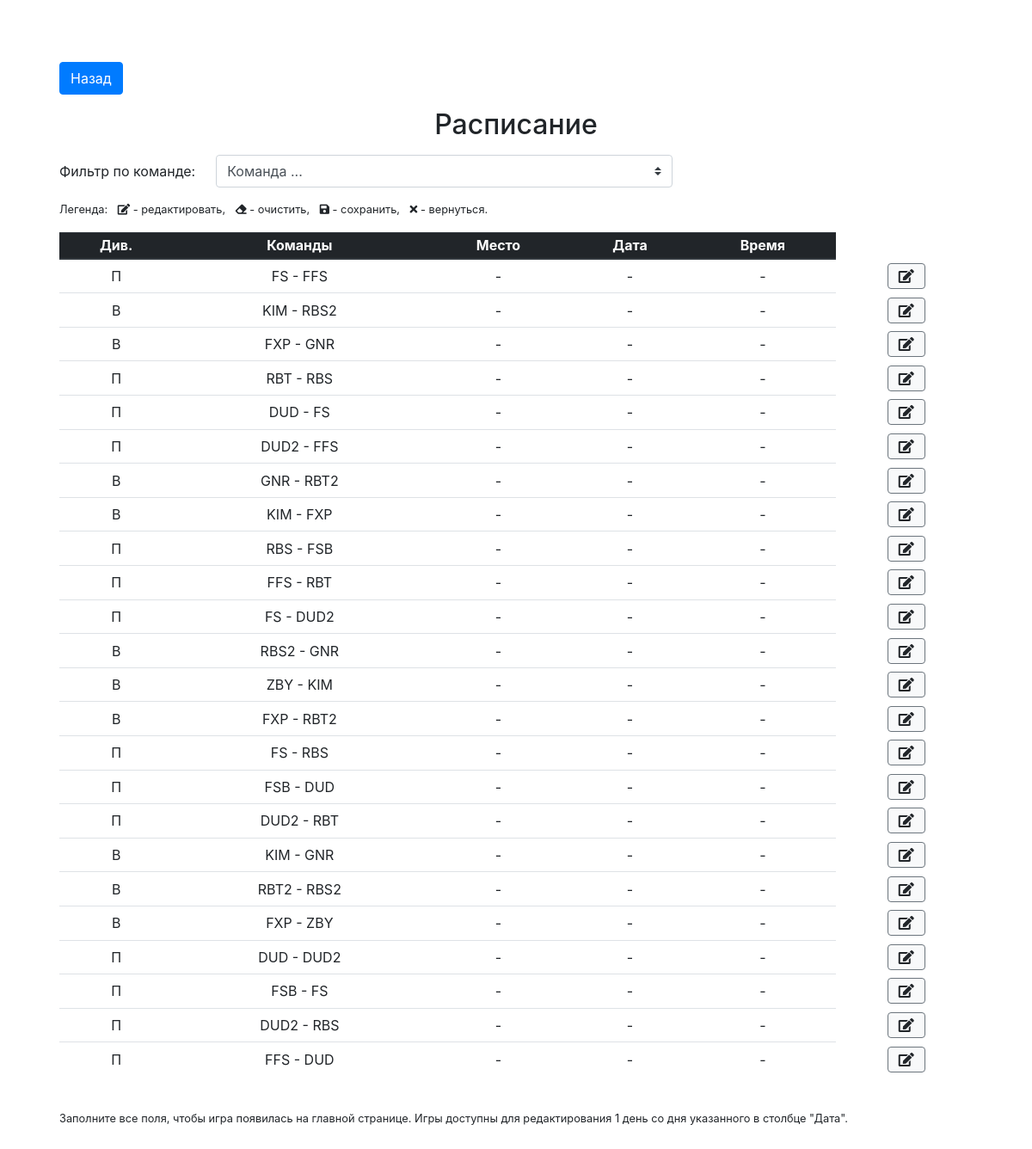
/schedule.php, run on an earlier commit of the app's database.
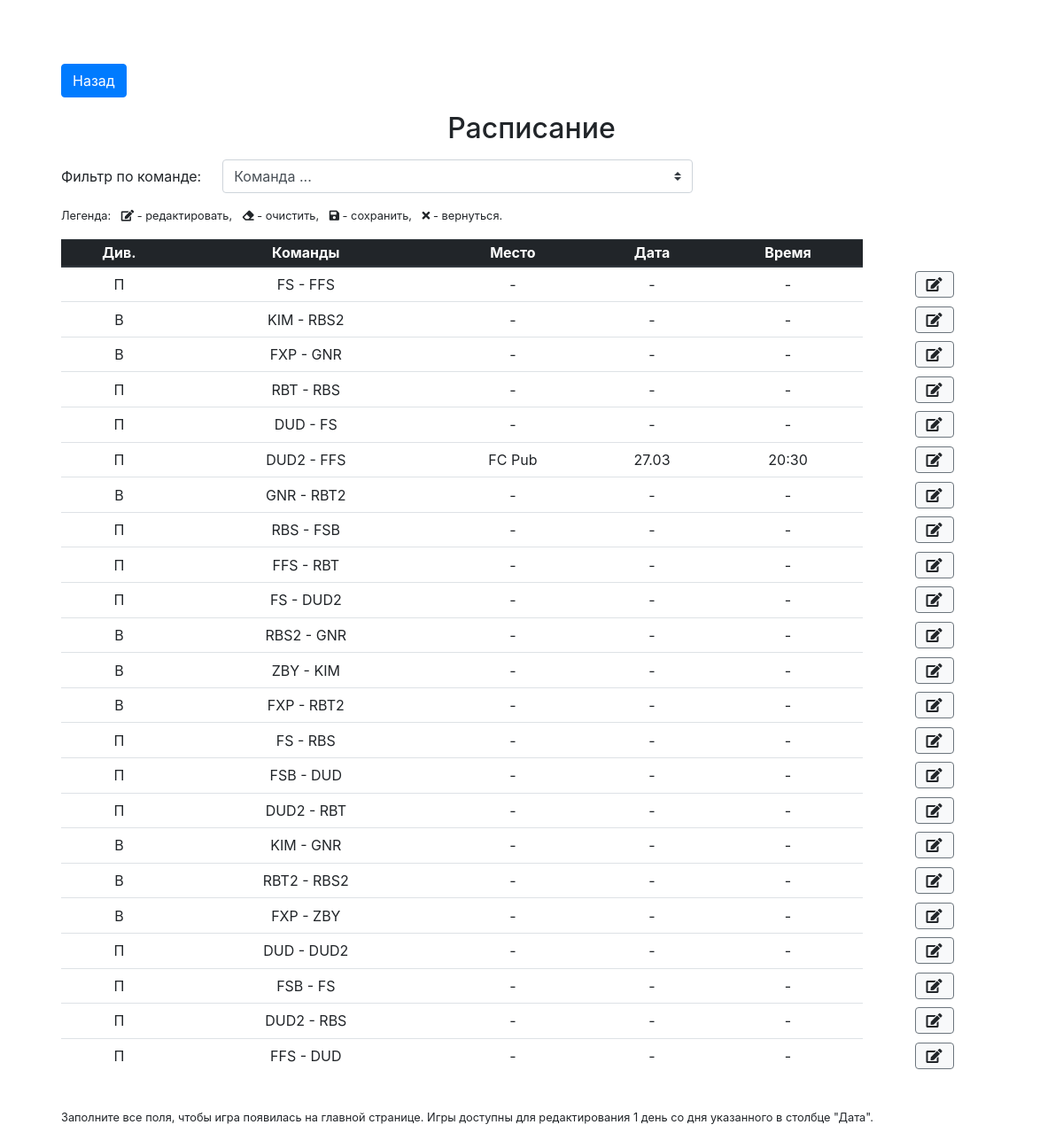
And on a later commit of the database.
### tables this page shows
CREATE TABLE schedule (id integer primary key autoincrement, season_id references seasons(season_id), tournament_id references tournaments(tournament_id), tour integer, team_id1 references teams(team_id), team_id2 references teams(team_id), date_start text, date_end text, place_id references places(place_id), date text, time text);

CREATE TABLE places (place_id integer primary key autoincrement, name text);

### inc/layout/templates/schedule_table.php (the view, shortened to what this page needs)
<div class="d-flex mt-3 align-items-center">
	<label for="teamFilter" class="col-form-label">Фильтр по команде:</label>
	<select class="custom-select w-50 ml-4" id="teamFilter" name="search">
		<option value="0">Команда ...</option>
	</select>
</div>
<ul class="list-unstyled list-inline mt-3 small">
	<li class="list-inline-item">Легенда:</li>
	<li class="list-inline-item">
		<i class="fas fa-edit"></i> - редактировать,
	</li>
	<li class="list-inline-item">
		<i class="fas fa-eraser"></i> - очистить,
	</li>
	<li class="list-inline-item">
		<i class="fas fa-save"></i> - сохранить,
	</li>
	<li class="list-inline-item">
		<i class="fas fa-times"></i> - вернуться.
	</li>
</ul>
<div class="table-responsive">
  	<table class="table table-hover text-center table-sm" id="schedule">
  		<thead class="thead-dark">
  			<tr>
  				<th>Див.</th>
  				<th>Команды</th>
  				<th>Место</th>
  				<th>Дата</th>
  				<th>Время</th>
  			</tr>
  		</thead>
  		<tbody>
		  	<?php foreach ($schedule as $game): ?>
		  		<tr>
		  			<td title="<?php echo ($game['tournament_id'] == "1" ? "Первый" : "Второй"); ?>"><?php echo ($game['tournament_id'] == "1" ? "П" : "В"); ?></td>
		  			<td><?php echo $game['team_name1']; ?> - <?php echo $game['team_name2']; ?></td>
		  			<td>
	  					<span class="schedule-place">
	  						<?php if (isset($game['place_id'])): ?>
		  						<?php foreach ($places as $place): ?>
			  						<?php if ($place['place_id'] == $game['place_id']) echo $place['name']; ?>
			  					<?php endforeach; ?>
			  				<?php else: ?>
			  					-
			  				<?php endif; ?>
  						</span>
					</td>
		  			<td>
	  					<span class="schedule-date">
	  						<?php if (isset($game['date'])): ?>
	  							<?php echo date_format(date_create($game['date']), "j.m"); ?>
  							<?php else: ?>
  								-
  							<?php endif; ?>
  						</span>
					</td>
					<td>
	  					<span class="schedule-time">
	  						<?php if (isset($game['time'])): ?>
	  							<?php echo $game['time']; ?>
  							<?php else: ?>
  								-
  							<?php endif; ?>
  						</span>
					</td>
					<td class="border-0">
						<button class="btn btn-light border-secondary ml-1" data-action="scheduleEdit" title="Редактировать">
							<i class="fas fa-edit"></i>
						</button>
					</td>
		  		</tr>
		  	<?php endforeach; ?>
		</tbody>
	</table>
</div>

### inc/layout/head.php (shortened to what this page needs)
<html lang="ru">
<head>
	<?php require_once "styles.php" ?>
</head>

### inc/layout/styles.php (shortened to what this page needs)
<link rel="stylesheet" href="inc/libs/bootstrap/css/bootstrap.min.css">
<link rel="stylesheet" href="https://use.fontawesome.com/releases/v5.7.2/css/all.css">
<link rel="stylesheet" href="inc/css/custom.css?v=1">

### schedule.php (shortened to what this page needs)
<?php
	require_once __DIR__ . "/inc/bootstrap.php";
	require_once __DIR__ . "/inc/layout/head.php";
	if (isset($_GET['search']) && $_GET['search'] != "0") {
		$team = filter_var($_GET['search'], FILTER_SANITIZE_STRING);
		$sth = $db->prepare("select
			s.id as id,
			s.tournament_id,
			s.team_id1 as team_id1,
			s.team_id2 as team_id2,
			ht.team_name_short as team_name1,
			at.team_name_short as team_name2,
			tour,
			date_start,
			date_end,
			s.place_id,
			date,
			time
			from schedule as s
			inner join teams as ht on ht.team_id = s.team_id1
			inner join teams as at on at.team_id = s.team_id2
			where (date is NULL or date >= date(datetime('now', '-1 day'), 'localtime') or place_id is NULL or time is NULL) and (team_name1 == :team or team_name2 == :team)
			order by tour"
		);
		$sth->bindValue(":team", $team, PDO::PARAM_STR);
	} else
		$sth = $db->prepare("select
			s.id as id,
			s.tournament_id,
			s.team_id1 as team_id1,
			s.team_id2 as team_id2,
			ht.team_name_short as team_name1,
			at.team_name_short as team_name2,
			tour,
			date_start,
			date_end,
			s.place_id,
			date,
			time
			from schedule as s
			inner join teams as ht on ht.team_id = s.team_id1
			inner join teams as at on at.team_id = s.team_id2
			where date is NULL or date >= date(datetime('now', '-1 day'), 'localtime') or place_id is NULL or time is NULL
			order by tour"
		);
	$sth->execute();
	$schedule = $sth->fetchAll();
	$sth = $db->prepare("select * from places order by name");
	$sth->execute();
	$places = $sth->fetchAll();
?>
<body>
<main role="main" class="container">
  	<div class="starter-template text-left">
  		<a href="/" class="btn btn-primary mt-4">Назад</a>
		<h2 class="text-center mt-3 mb-3">Расписание</h2>
    	<?php include __DIR__ . "/inc/layout/templates/schedule_table.php"; ?>
    	<p class="small mt-4">Заполните все поля, чтобы игра появилась на главной странице. Игры доступны для редактирования 1 день со дня указанного в столбце "Дата".</p>
  	</div>
</main>
</body>
</html>

### inc/css/custom.css (style rules this page uses)
body { padding-top: 0; }
.starter-template { position: relative; padding: 3rem 1.5rem; text-align: center; }
.table td, .table th { text-align: center; vertical-align: middle; font-size: 12px; }
@media (min-width: 576px) { .table td, .table th { font-size: 1rem; } }

What changed in the data, as far as the page shows it:
no longer on this page (row edited): schedule: shows "В", team_name1 "KIM", team_name2 "FXP"
changed schedule (number 6 of 23 on the later page): gains places (name "FC Pub"); date (not shown) → "27.03"; time (not shown) → "20:30"; no longer shows "-"
